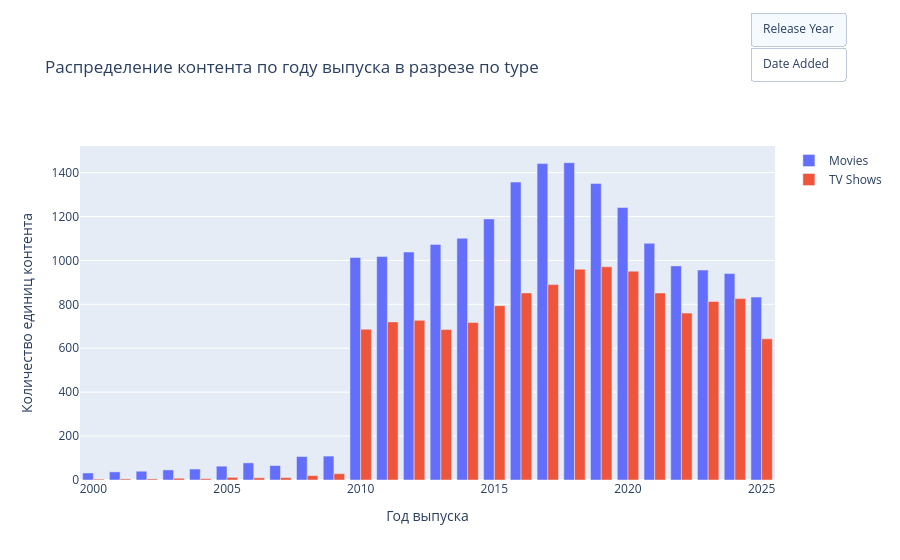

Notebook code cell kept with this figure:
### Markdown cell above
### Проанализируем временные признаки - год релиза и дату добавления на платформу

### Code cell
df_dates = dataset.copy()

df_dates['date_added'] = pd.to_datetime(df_dates['date_added'], errors='coerce')
df_dates['date_added_year'] = df_dates['date_added'].dt.year

release_type_counts = df_dates[df_dates['release_year'] >= 2000].dropna(subset=['release_year', 'type']).groupby(['release_year', 'type']).size().reset_index(name='count')
added_type_counts = df_dates.dropna(subset=['date_added_year', 'type']).groupby(['date_added_year', 'type']).size().reset_index(name='count')

fig = go.Figure()

fig.add_trace(go.Bar(x=release_type_counts[release_type_counts['type'] == 'Movie']['release_year'], y=release_type_counts[release_type_counts['type'] == 'Movie']['count'], name='Movies'))
fig.add_trace(go.Bar(x=release_type_counts[release_type_counts['type'] == 'TV Show']['release_year'], y=release_type_counts[release_type_counts['type'] == 'TV Show']['count'], name='TV Shows'))
fig.add_trace(go.Bar(x=added_type_counts[added_type_counts['type'] == 'Movie']['date_added_year'], y=added_type_counts[added_type_counts['type'] == 'Movie']['count'], name='Movies', visible=False))
fig.add_trace(go.Bar(x=added_type_counts[added_type_counts['type'] == 'TV Show']['date_added_year'], y=added_type_counts[added_type_counts['type'] == 'TV Show']['count'],name='TV Shows',visible=False))

updatemenus = {
    'type' : 'buttons',
    'x' : 1.1,
    'y' : 1.4,
    'buttons' : [
        {
            'label' : 'Release Year',
            'method' : 'update',
            'args' : [{'visible': [True, True, False, False]}, {'title': 'Распределение контента по году выпуска в разрезе по type', 'xaxis': {'title': 'Год выпуска'}, 'yaxis': {'title': 'Количество единиц контента'}}]
        },
        {
            'label' : 'Date Added',
            'method' : 'update',
            'args' : [{'visible': [False, False, True, True]}, {'title': 'Распределение контента по году добавления на Netflix в разрезе по type', 'xaxis': {'title': 'Год добавления'}, 'yaxis': {'title': 'Количество единиц контента'}}]
        },
    ]
},

fig.update_layout(title='Распределение контента по году выпуска в разрезе по type', xaxis_title='Год выпуска', yaxis_title='Количество единиц контента', updatemenus=updatemenus)

fig.show()

### Figure 1 — Plotly figure (JSON) as saved in the notebook; plotly's stock layout.template omitted (floating-point values rounded to 4 significant figures)
{"data": [{"name": "Movies", "type": "bar", "x": [2000, 2001, 2002, 2003, 2004, 2005, 2006, 2007, 2008, 2009, 2010, 2011, 2012, 2013, 2014, 2015, 2016, 2017, 2018, 2019, 2020, 2021, 2022, 2023, 2024, 2025], "y": [32, 37, 40, 46, 50, 63, 78, 66, 107, 109, 1013, 1018, 1038, 1073, 1101, 1189, 1357, 1441, 1445, 1350, 1241, 1078, 975, 956, 940, 833]}, {"name": "TV Shows", "type": "bar", "x": [2000, 2001, 2002, 2003, 2004, 2005, 2006, 2007, 2008, 2009, 2010, 2011, 2012, 2013, 2014, 2015, 2016, 2017, 2018, 2019, 2020, 2021, 2022, 2023, 2024, 2025], "y": [4, 5, 5, 8, 6, 12, 10, 11, 20, 29, 687, 720, 727, 685, 717, 794, 852, 890, 960, 971, 951, 852, 760, 813, 826, 643]}, {"name": "Movies", "type": "bar", "visible": false, "x": [2008.0, 2009.0, 2010.0, 2011.0, 2012.0, 2013.0, 2014.0, 2015.0, 2016.0, 2017.0, 2018.0, 2019.0, 2020.0, 2021.0, 2022.0, 2023.0, 2024.0, 2025.0], "y": [1, 2, 951, 969, 944, 955, 970, 972, 1120, 1502, 1784, 1953, 1778, 1511, 975, 956, 940, 833]}, {"name": "TV Shows", "type": "bar", "visible": false, "x": [2008.0, 2010.0, 2011.0, 2012.0, 2013.0, 2014.0, 2015.0, 2016.0, 2017.0, 2018.0, 2019.0, 2020.0, 2021.0, 2022.0, 2023.0, 2024.0, 2025.0], "y": [1, 661, 692, 691, 654, 671, 714, 814, 969, 1006, 1108, 1038, 931, 760, 813, 826, 643]}], "layout": {"title": {"text": "Распределение контента по году выпуска в разрезе по type"}, "updatemenus": [{"buttons": [{"args": [{"visible": [true, true, false, false]}, {"title": "Распределение контента по году выпуска в разрезе по type", "xaxis": {"title": "Год выпуска"}, "yaxis": {"title": "Количество единиц контента"}}], "label": "Release Year", "method": "update"}, {"args": [{"visible": [false, false, true, true]}, {"title": "Распределение контента по году добавления на Netflix в разрезе по type", "xaxis": {"title": "Год добавления"}, "yaxis": {"title": "Количество единиц контента"}}], "label": "Date Added", "method": "update"}], "type": "buttons", "x": 1.1, "y": 1.4}], "xaxis": {"title": {"text": "Год выпуска"}}, "yaxis": {"title": {"text": "Количество единиц контента"}}}}
